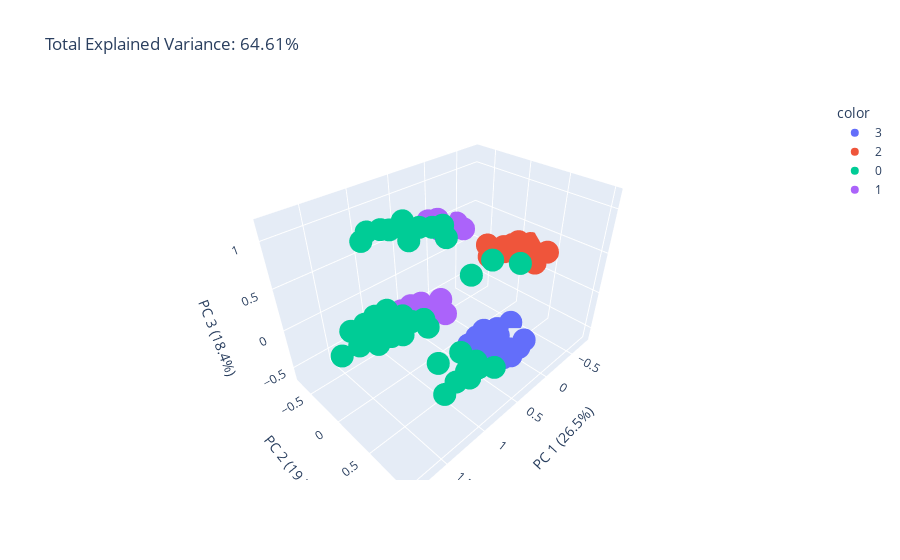

Notebook source saved alongside this figure:
### Markdown cell above
-------------------------------

### Code cell
pca = PCA(n_components=3)

components = pca.fit_transform(df_ressources.drop(columns=['cluster']))

total_var = pca.explained_variance_ratio_.sum() * 100

labels = {
    str(i): f"PC {i+1} ({var:.1f}%)"
    for i, var in enumerate(pca.explained_variance_ratio_ * 100)
}

fig = px.scatter_3d(components, x=0, y=1, z=2, color=df_ressources["cluster"], title=f'Total Explained Variance: {total_var:.2f}%', labels=labels)
fig.show()
